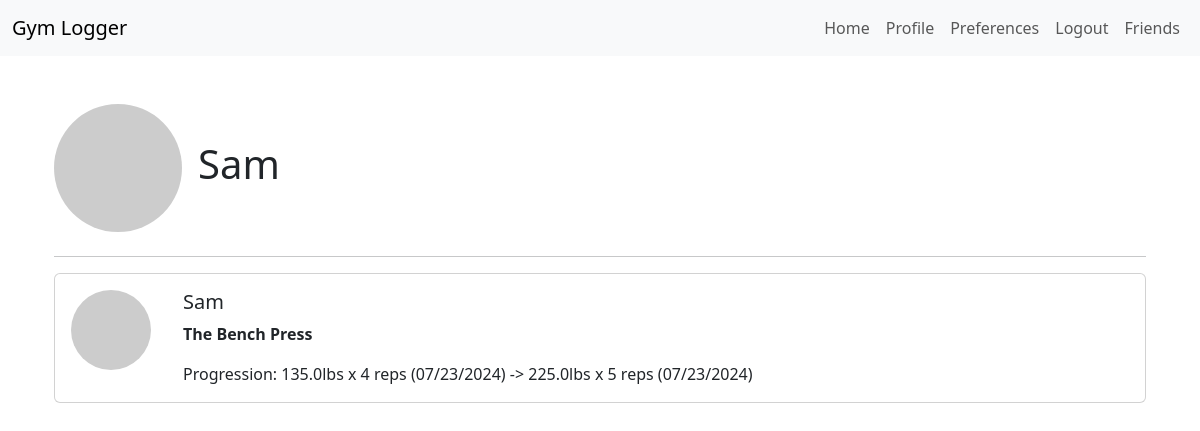
Page /profile/2 (signed in) on the committed database.
### app/models.py (models this page shows, shortened)
class User(UserMixin, db.Model):
    __tablename__ = 'user'
    id: so.Mapped[int] = so.mapped_column(primary_key=True)
    username: so.Mapped[str] = so.mapped_column(sa.String(64), index=True, unique=True)
    email: so.Mapped[str] = so.mapped_column(sa.String(120), index=True, unique=True)
    password_hash: so.Mapped[Optional[str]] = so.mapped_column(sa.String(256))
    exercises: so.WriteOnlyMapped[List['Exercise']] = so.relationship('Exercise', back_populates='author', lazy='dynamic')
    weight_unit: so.Mapped[str] = so.mapped_column(sa.String(3), default='lbs')
    date_display: so.Mapped[str] = so.mapped_column(sa.String(10), default='%m/%d/%Y')
    friend_code: so.Mapped[str] = so.mapped_column(sa.String(6), index=True, unique=True, default=lambda: User.generate_friend_code())
    friends: so.WriteOnlyMapped[List['User']] = so.relationship(
        'User', secondary='friendship',
        primaryjoin=id == friendship.c.user_id,
        secondaryjoin=id == friendship.c.friend_id,
        backref='friend_of'
    )
    is_public: so.Mapped[bool] = so.mapped_column(sa.Boolean, default=False)
    def avatar(self, size):
        digest = md5(self.email.lower().encode('utf-8')).hexdigest()
        return f'https://www.gravatar.com/avatar/{digest}?d=identicon&s={size}'

class Exercise(db.Model):
    __tablename__ = 'exercises'
    id: so.Mapped[int] = so.mapped_column(primary_key=True)
    exercise_name: so.Mapped[str] = so.mapped_column(sa.String(100))
    user_id: so.Mapped[int] = so.mapped_column(sa.Integer, sa.ForeignKey(User.id), index=True)
    author: so.Mapped[User] = so.relationship('User', back_populates='exercises')
    progressions: so.Mapped[List['Progression']] = so.relationship('Progression', back_populates='exercise', lazy=True, order_by='Progression.id', cascade='all, delete-orphan')
    def progression(self):
        progression_list = []
        for progression in self.progressions:
            progression_list.append(f'{progression.weight}{self.author.weight_unit} x {progression.rep} reps ({progression.simplified_date()})')
        return ' -> '.join(progression_list)

class Progression(db.Model):
    __tablename__ = 'progressions'
    id: so.Mapped[int] = so.mapped_column(sa.Integer, primary_key=True)
    rep: so.Mapped[int] = so.mapped_column(sa.Integer)
    weight: so.Mapped[float] = so.mapped_column(sa.Float, default=0)
    date: so.Mapped[datetime] = so.mapped_column(sa.DateTime(timezone=True), default=datetime.now(timezone.utc))
    exercise_id: so.Mapped[int] = so.mapped_column(sa.Integer, sa.ForeignKey(Exercise.id), index=True)
    exercise: so.Mapped[Exercise] = so.relationship('Exercise', back_populates='progressions')
    def simplified_date(self):
        return self.date.strftime(self.exercise.author.date_display)

### app/routes.py (the view, shortened to what this page needs)
@app.route('/profile/<int:user_id>', methods=['GET', 'POST'])
@login_required
def profile(user_id):
    existing_friendship = db.session.scalar(
        sa.select(friendship)
            .where(friendship.c.user_id == current_user.id)
            .where(friendship.c.friend_id == user_id)
    )
    user = db.session.scalar(sa.select(User).where(User.id == user_id))
    if existing_friendship or user.is_public:
        exercises = db.session.scalars(user.exercises.select()).all()
        friends = db.session.scalars(user.friends.select()).all()
        sent_request = db.session.scalar(sa.select(FriendRequest).where(FriendRequest.sender_id == user.id and FriendRequest.receiver_id == current_user.id))
        return render_template('friend_profile.html', user=user, exercises=exercises, friends=friends, sent_request=sent_request)
    else:
        return render_template('not_friends.html')

### app/models.py (called while the page is built)
@login.user_loader
def load_user(id):
    return db.session.get(User, int(id))

### app/templates/friend_profile.html (shortened to what this page needs)
{% extends "base.html" %}
{% block content %}
<div class="container mt-5">
    <div class="d-flex align-items-center mb-4">
        <img src="{{ user.avatar(128) }}" alt="{{ user.username }}" class="rounded-circle me-3" width="128" height="128">
        <div>
            <h1>{{ user.username }}</h1>
        </div>
    </div>
    <hr>
    <div>
        {% if exercises|length > 0 %}
            {% for exercise in exercises %}
                {% include '_exercise.html' %}
            {% endfor %}
        {% else %}
        <p>No exercises created.</p>
        {% endif %}
    </div>
</div>
{% endblock %}

### app/templates/base.html (shortened to what this page needs)
<html>
    <head>
        <link href="https://cdn.jsdelivr.net/npm/bootstrap@5.3.3/dist/css/bootstrap.min.css" rel="stylesheet">
    </head>
    <body>
        <nav class="navbar navbar-expand-lg navbar-light bg-light">
            <div class="container-fluid">
                <a class="navbar-brand" href="{{ url_for('index') }}">Gym Logger</a>
                <div class="collapse navbar-collapse" id="navbarNav">
                    <ul class="navbar-nav ms-auto">
                        <li class="nav-item">
                            <a class="nav-link" href="{{ url_for('index') }}">Home</a>
                        </li>
                        {% if current_user.is_anonymous %}
                        <li class="nav-item">
                            <a class="nav-link" href="{{ url_for('login') }}">Login</a>
                        </li>
                        {% else %}
                        <li class="nav-item">
                            <a class="nav-link" href="{{ url_for('profile', user_id=current_user.id) }}">Profile</a>
                        </li>
                        <li class="nav-item">
                            <a class="nav-link" href="{{ url_for('preferences') }}">Preferences</a>
                        </li>
                        <li class="nav-item">
                            <a class="nav-link" href="{{ url_for('logout') }}">Logout</a>
                        </li>
                        <li class="nav-item">
                            <a class="nav-link" href="{{ url_for('friends') }}">Friends</a>
                        </li>
                        {% endif %}
                    </ul>
                </div>
            </div>
        </nav>
        <div class="container mt-4">
            {% block content %}{% endblock %}
        </div>
    </body>
</html>

### app/templates/_exercise.html (shortened to what this page needs)
    <div class="card mb-3">
        <div class="row g-0">
            <div class="col-auto">
                <img src="{{ exercise.author.avatar(36) }}" class="img-fluid rounded-circle m-3" alt="Avatar">
            </div>
            <div class="col">
                <div class="card-body">
                    <h5 class="card-title">{{ exercise.author.username }}</h5>
                    <p class="card-text"><strong>{{ exercise.exercise_name }}</strong></p>
                    <p class="card-text">Progression: {{ exercise.progression() }}</p>
                </div>
            </div>
        </div>
    </div>

### rows in the picture
User: username "Sam"
Exercise: author.username "Sam", exercise_name "The Bench Press", progression "135.0lbs x 4 reps (07/23/2024) -> 225.0lbs x 5 reps (07/23/2024)"
